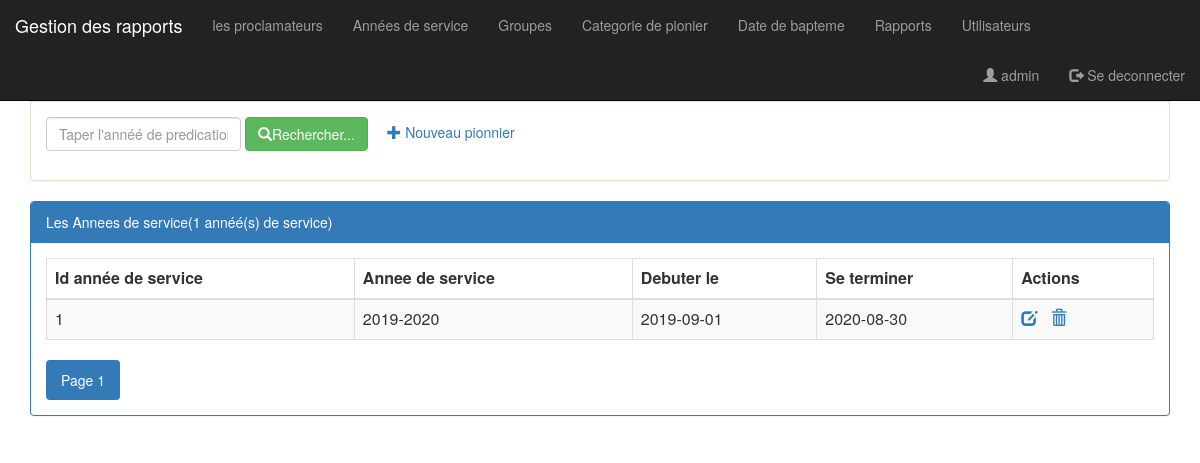
Page /pages/anneeService.php (signed in) on the committed database.
### tables this page shows
create table predication(
    id int(4) auto_increment primary key,
    annee_predication varchar(50),
    date_debut date,
    date_fin date
);

### pages/anneeService.php (the view, shortened to what this page needs)
<?php
    require_once("connexiondb.php");
    $annee_predication=isset($_GET['annee_predication'])?$_GET['annee_predication']:"";
    $date_debut=isset($_GET['date_debut'])?$_GET['date_debut']:"all";
    $size=isset($_GET['size'])?$_GET['size']:6;
    $page=isset($_GET['page'])?$_GET['page']:1;
    $offset=($page-1)*$size;
    if($date_debut=="all"){
        $requete="select * from predication
            where annee_predication like '%$annee_predication%'
            limit $size
            offset $offset";
        $requeteCount="select count(*) countPr from predication
            where annee_predication like '%$annee_predication%'";
    }
    $resultatP=$pdo->query($requete);
    $resultatCount=$pdo->query($requeteCount);
    $tabCount=$resultatCount->fetch();
    $nbrPredic=$tabCount['countPr'];
    $reste=$nbrPredic % $size;
    if($reste===0)
        $nbrPage=$nbrPredic/$size;
    else
        $nbrPage=floor($nbrPredic/$size)+1;
?>
<HTML>
    <head>
        <link rel="stylesheet" type="text/css" href="../css/bootstrap.min.css">
        <link rel="stylesheet" type="text/css" href="../css/monStyle.css">
    </head>
    <body>
        <?php include("menu.php"); ?>
        <div class="container">
            <div class="panel panel-success margetop">
                <div class="panel-heading">Rechercher...</div>
                <div class="panel-body">
                   <form method="get" action="anneeService.php" class="form-inline">
                       <div class="form-group">
                            <input
                                   type="text"
                                   name="annee_predication"
                                   placeholder="Taper l'annéé de predication"
                                   class="form-control"
                                   value="<?php echo $annee_predication; ?>">
                        </div>
                       <button type="submit" class="btn btn-success">
                           <span class="glyphicon glyphicon-search"></span>Rechercher...
                       </button>
                       <?php if($_SESSION['user']['role']=='ADMIN'){ ?>
                            <a href="newPredication.php"><span class="glyphicon glyphicon-plus"></span>
                                Nouveau pionnier
                            </a>
                       <?php }?>
                    </form>
                </div>
            </div>
            <div class="panel panel-primary">
                <div class="panel-heading">Les Annees de service(<?php echo $nbrPredic ?> annéé(s) de service)</div>
                <div class="panel-body">
                   <table class="table table-striped table-bordered">
                       <thead>
                           <tr>
                                <th>Id année de service</th><th>Annee de service</th><th>Debuter le</th><th>Se terminer</th>
                                <?php if($_SESSION['user']['role']=='ADMIN'){ ?>
                                    <th>Actions</th>
                                <?php }?>
                           </tr>
                       </thead>
                       <tbody>
                               <?php while($predication=$resultatP->fetch()){ ?>
                                    <tr>
                                        <td><?php echo $predication['id'] ?></td>
                                        <td><?php echo $predication['annee_predication'] ?></td>
                                        <td><?php echo $predication['date_debut'] ?></td>
                                        <td><?php echo $predication['date_fin'] ?></td>
                                        <?php if($_SESSION['user']['role']=='ADMIN'){ ?>
                                            <td>
                                                <a
                                                href="editerPredication.php?idP=<?php echo $predication['id'] ?>">
                                                    <span class="glyphicon glyphicon-edit"></span>
                                                </a>
                                                <a onclick="return confirm('Etes vous sur de vouloir suprimer cet annéé de service')"
                                                    href="suprimerPredication.php?idP=<?php echo $predication['id'] ?>">
                                                    <span class="glyphicon glyphicon-trash"></span>
                                                </a>
                                            </td>
                                        <?php }?>
                                    </tr>
                               <?php } ?>
                       </tbody>
                   </table>
                    <div>
                        <ul class="nav nav-pills">
                            <?php for($i=1;$i<=$nbrPage;$i++){ ?>
                                <li class="<?php if($i==$page) echo'active' ?>">
                                    <a href="anneeService.php?=<?php echo $i; ?>&annee_predication=<?php echo $annee_predication ?>&date_debut=<?php echo $date_debut ?>">
                                        Page <?php echo $i; ?>
                                    </a>
                                </li>
                            <?php } ?>
                        </ul>
                    </div>
                </div>
            </div>
        </div>
    </body>
</HTML>

### css/monStyle.css (style rules this page uses)
.margetop { margin-top: 60px; }

### rows in the picture
predication: id "1", annee_predication "2019-2020", date_debut "2019-09-01", date_fin "2020-08-30"

### other values in the picture
$_SESSION['user']['login'] "admin"
$nbrPredic "1"
